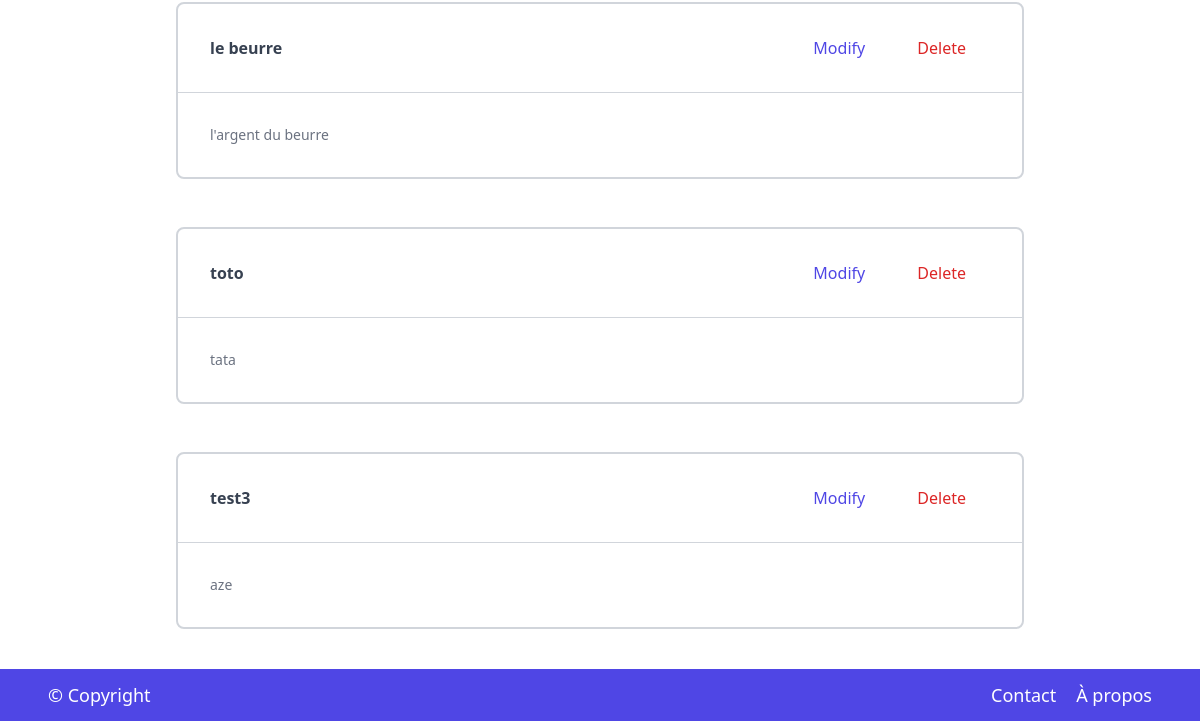
Page / (signed in, lower part) on the earlier database version.
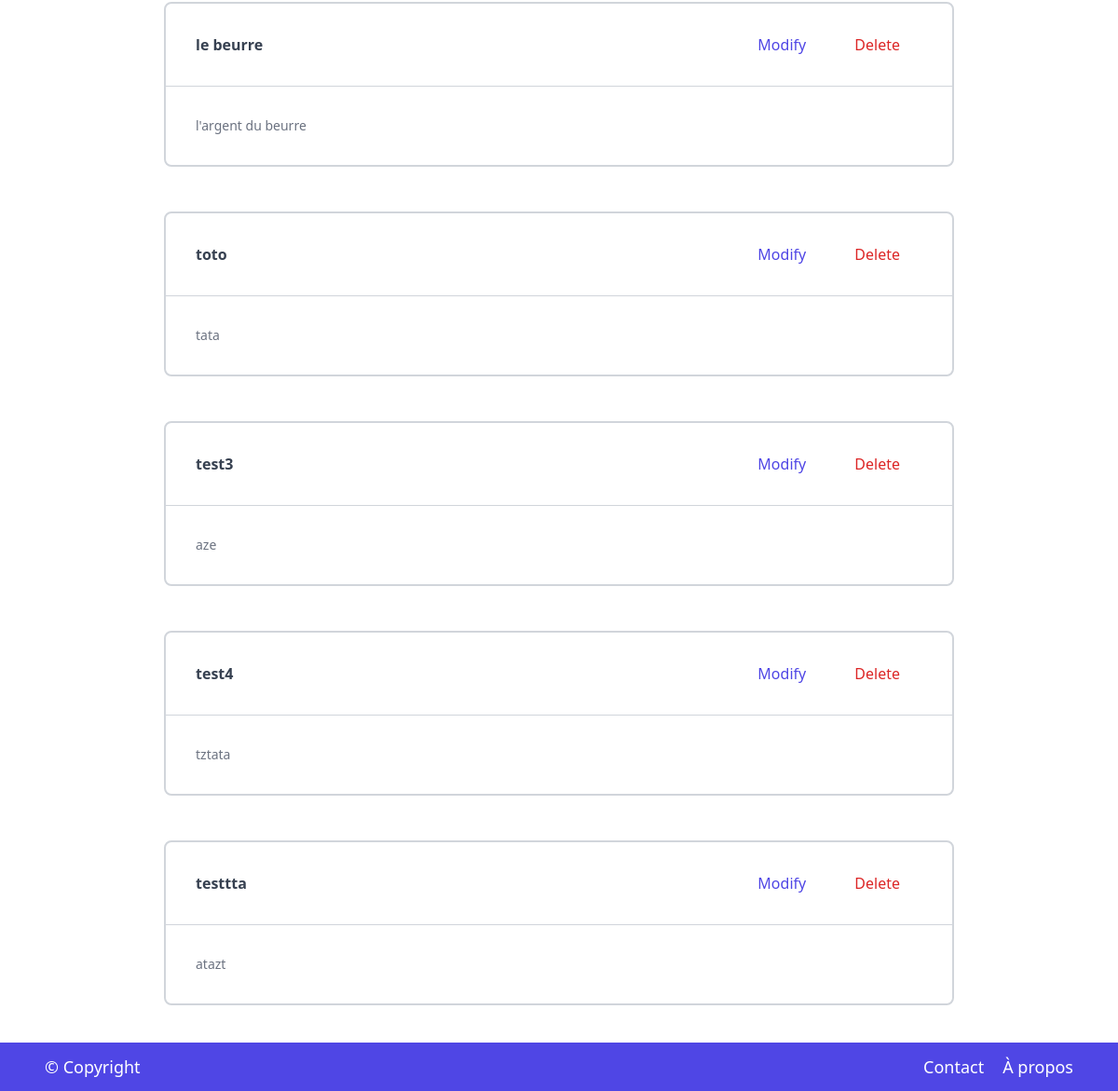
Same page on the later database version.
### website/models.py (models this page shows)
class Note(db.Model):
    id = db.Column(db.Integer, primary_key=True)
    titre = db.Column(db.String(150))
    description = db.Column(db.String(10000))
    date = db.Column(db.DateTime(timezone=True), default=func.now())
    user_id = db.Column(db.Integer, db.ForeignKey('user.id'))

### website/views.py (the view, shortened to what this page needs)
@views.route("/", methods=["GET", "POST"])
@login_required
def hello():
    return render_template("home.html", user=current_user)

### website/__init__.py (called while the page is built)
def create_app():
    app = Flask(__name__)
    app.config["SECRET_KEY"] = "M@y!2o22"
    from .views import views
    from .auth import auth
    app.register_blueprint(views)
    app.register_blueprint(auth)
    app.config["SQLALCHEMY_DATABASE_URI"] = f"sqlite:///{DB_NAME}"
    app.config["SQLALCHEMY_TRACK_MODIFICATIONS"] = True
    db.init_app(app)
    create_database(app)
    from .models import User
    login_manager = LoginManager()
    login_manager.login_view = 'auth.login'
    login_manager.init_app(app)
    @login_manager.user_loader
    def load_user(id):
        return User.query.get(int(id))
    return app

### website/templates/home.html (shortened to what this page needs)
{% extends "base.html" %}
{% block content %}
<section class="bg-white">
    <div class="container max-w-4xl px-6 py-10 mx-auto">
        {% for note in user.notes %}
        <form class="mt-12 space-y-8">
            <div class="border-2 border-gray-300 rounded-lg">
                <div class="flex justify-between items-center w-full p-8">
                    <h1 class="font-semibold text-gray-700 white:text-dark"> {{ note.titre }}</h1>
                    <div>
                    <span class="text-gray-400">
                        <a class="col-span-3 px-4 py-5 px-6 font-medium text-indigo-600 hover:text-indigo-500"
                           href="/notes/titre">Modify</a>
                    </span>
                        <button type="submit">
                            <span class="px-4 py-5 px-6 font-medium text-red-600 hover:text-red-500">
                                Delete
                            </span>
                        </button>
                    </div>
                </div>
                <hr class="border-gray-300">
                <p class="p-8 text-sm text-gray-500 dark:text-gray-300">
                    {{ note.description }}
                </p>
            </div>
        </form>
        {% endfor %}
    </div>
</section>
{% endblock %}

### website/templates/base.html (shortened to what this page needs)
<!DOCTYPE html>
<html lang="en">
<head>
    <script src="https://cdn.tailwindcss.com"></script>
</head>
<body>
<div class="container mx-auto">{% block content %} {% endblock %}</div>
{% if user.is_authenticated %}
<footer class="justify-center bg-indigo-600 px-12 py-3 flex text-lg">
    <div class="flex flex-grow">
        <a
                href="https://www.aflokkat.com/"
                class="text-white hover:text-green-500"
                target="_blank"
        >© Copyright</a
        >
    </div>
    <nav class="flex gap-5">
        <a href="/contact" class="text-white hover:text-green-500">Contact</a>
        <a href="/apropos" class="text-white hover:text-green-500">À propos</a>
    </nav>
</footer>
{% endif %}
</body>
</html>

Differences in the rows shown:
added Note: titre "test4", description "tztata"
added Note: titre "testtta", description "atazt"
